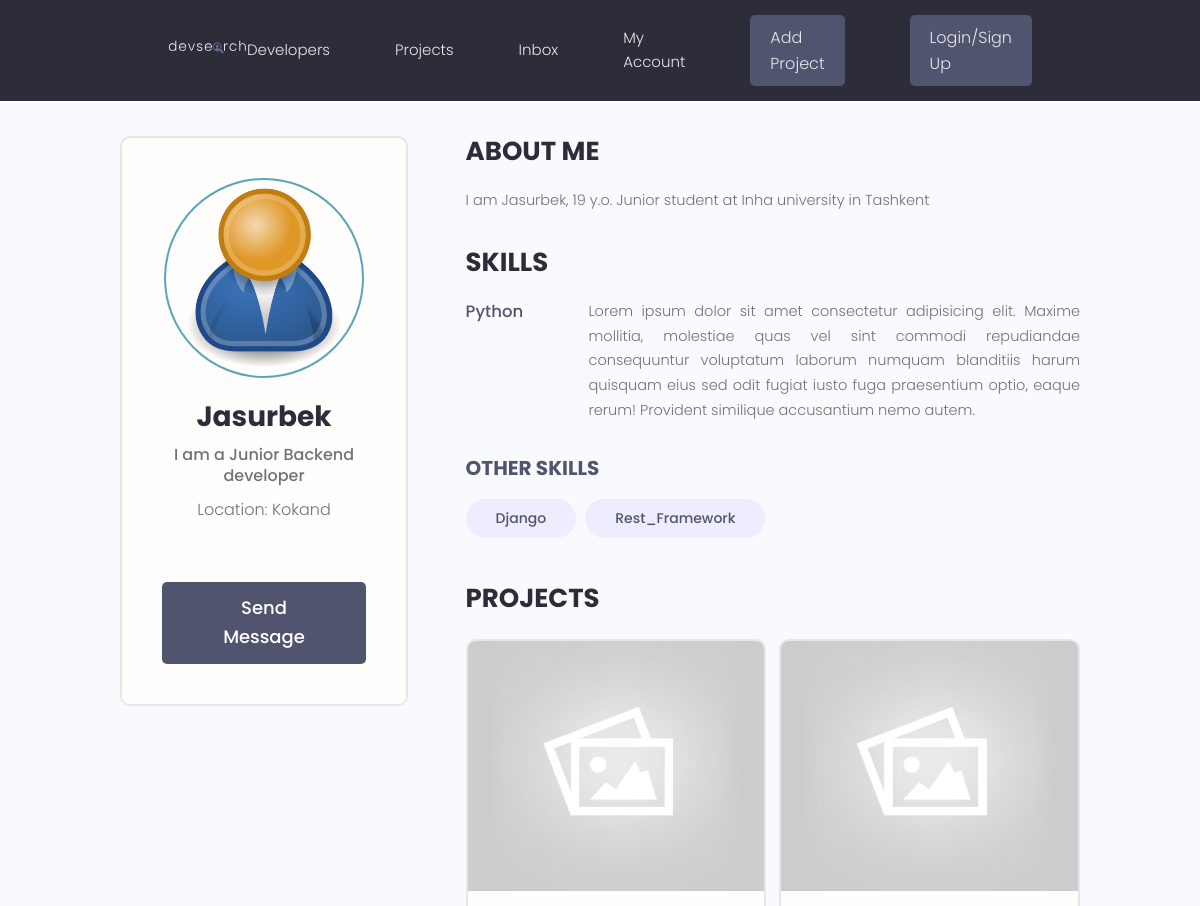
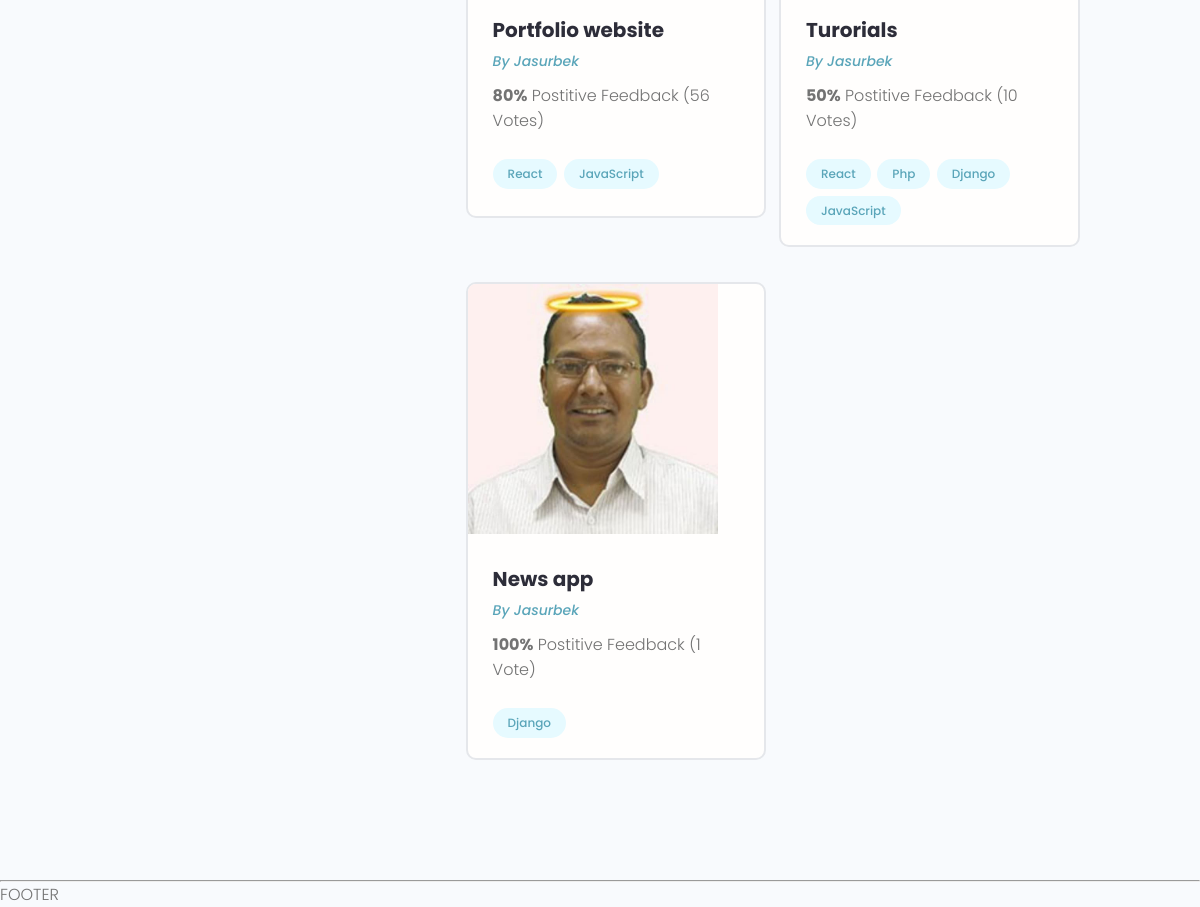
/profile/58c18535-b708-4484-aa52-cfd858b677a2/, run on the app's committed database (2 pictures, top to bottom).
### users/models.py (models this page shows, shortened)
class Profile(models.Model):
	user=models.OneToOneField(User, on_delete=models.CASCADE,null=True,blank=True)
	name=models.CharField(max_length=200,null=True,blank=True)
	username=models.CharField(max_length=200,null=True,blank=True)
	location=models.CharField(max_length=200,null=True,blank=True)
	email=models.EmailField(max_length=500, blank=True,null=True)
	short_intro=models.CharField(max_length=300,blank=True,null=True)
	bio=models.TextField(blank=True,null=True)
	profile_image=models.ImageField(null=True,blank=True,
	                                upload_to='profiles/',default="profiles/user-default.png")
	github=models.CharField(max_length=200,null=True,blank=True)
	stackoverflow=models.CharField(max_length=200,null=True,blank=True)
	twitter=models.CharField(max_length=200,null=True,blank=True)
	linkedin=models.CharField(max_length=200,null=True,blank=True)
	website=models.CharField(max_length=200,null=True,blank=True)
	created=models.DateTimeField(auto_now_add=True)
	id=models.UUIDField(default=uuid.uuid4,unique=True,
	                    primary_key=True,editable=False)

class Skill(models.Model):
	owner=models.ForeignKey(Profile,on_delete=models.CASCADE,null=True,blank=True)
	name=models.CharField(max_length=200,blank=True,null=True)
	description=models.TextField(null=True,blank=True)
	created=models.DateTimeField(auto_now_add=True)
	id = models.UUIDField( default=uuid.uuid4, unique=True,
	                       primary_key=True, editable=False )

### projects/models.py (models this page shows, shortened)
class Project(models.Model):
	owner=models.ForeignKey(Profile,null=True,blank=True,on_delete=models.SET_NULL)
	title=models.CharField(max_length=200)
	description=models.TextField(null=True,blank=True)
	featured_image=models.ImageField(null=True,blank=True,
	                                 default="default.jpg")
	demo_link=models.CharField(max_length=2000,null=True,blank=True)
	source_link=models.CharField(max_length=2000,null=True,blank=True)
	tags=models.ManyToManyField(Tag,blank=True)
	vote_total=models.IntegerField(default=0,null=True,blank=True)
	vote_ratio=models.IntegerField(default=0,null=True,blank=True)
	created=models.DateTimeField(auto_now_add=True)
	id=models.UUIDField(default=uuid.uuid4,unique=True,
	                    primary_key=True,editable=False)

class Tag(models.Model):
	name=models.CharField(max_length=200)
	created=models.DateTimeField(auto_now_add=True)
	id=models.UUIDField(default=uuid.uuid4,unique=True,
	                    primary_key=True,editable=False)
	def __str__(self):
		return self.name

### users/views.py (the view)
# urls.py: path('profile/<str:pk>/',views.userProfile, name="user-profile")
def userProfile(request,pk):
	profile=Profile.objects.get(id=pk)
	topSkills=profile.skill_set.exclude(description__exact="")
	otherSkills=profile.skill_set.filter(description="")
	context={'profile':profile,'topSkills':topSkills,'otherSkills':otherSkills}
	return render(request,'users/user-profile.html',context)

### users/templates/users/user-profile.html (shortened to what this page needs)
{% extends 'main.html' %}
{% block content %}
  <main class="profile my-md">
    <div class="container">
      <div class="layout">
        <div class="column column--1of3">
          <div class="card text-center">
            <div class="card__body dev">
              <img class="avatar avatar--xl" src="{{profile.profile_image.url}}" />
              <h2 class="dev__name">{{profile.name}}</h2>
              <p class="dev__title"> {{profile.short_intro}}</p>
              <p class="dev__location">Location: {{profile.location}}</p>
              <a href="#" class="btn btn--sub btn--lg">Send Message </a>
            </div>
          </div>
        </div>
        <div class="column column--2of3">
          <div class="devInfo">
            <h3 class="devInfo__title">About Me</h3>
            <p class="devInfo__about">
              {{profile.bio}}
            </p>
          </div>
          <div class="devInfo">
            <h3 class="devInfo__title">Skills</h3>
            <div class="devInfo__skills">
              {% for skill in topSkills %}
              <div class="devSkill">
                <h4 class="devSkill__title">{{skill.name}}</h4>
                <p class="devSkill__info"> {{skill.description}}</p>
              </div>
              {% endfor %}
              <h3 class="devInfo__subtitle">Other Skills</h3>
              <div class="devInfo__otherSkills">
                {% for skill in otherSkills %}
                <span class="tag tag--pill tag--sub tag--lg">
                  <small>{{skill.name}}</small>
                </span>
                {% endfor %}
              </div>
            </div>
          </div>
          <div class="devInfo">
            <h3 class="devInfo__title">Projects</h3>
            <div class="grid grid--two">
              {% for project in profile.project_set.all %}
              <div class="column">
                <div class="card project">
                  <a href="{% url 'project' project.id %}" class="project">
                    <img class="project__thumbnail" src="{{project.featured_image.url}}" alt="project thumbnail" />
                    <div class="card__body">
                      <h3 class="project__title">{{project.title}}</h3>
                      <p><a class="project__author" href="{% url 'user-profile' project.owner.id %}">By {{project.owner.name}}</a></p>
                      <p class="project--rating">
                        <span style="font-weight: bold;">{{project.vote_ratio}}%</span> Postitive
                        Feedback ({{project.vote_total}} Vote{{project.vote_total|pluralize:"s"}})
                      </p>
                      <div class="project__tags">
                        {% for tag in project.tags.all %}
                        <span class="tag tag--pill tag--main">
                          <small>{{tag}}</small>
                        </span>
                       {% endfor %}
                      </div>
                    </div>
                  </a>
                </div>
              </div>
              {% endfor %}
            </div>
          </div>
        </div>
      </div>
    </div>
  </main>
{% endblock content %}

### static/styles/app.css (style rules this page uses)
:root { --color-sub: #2d2d39; }
.btn--sub { background-color: var(--color-sub-light); }
.card { border: 2px solid var(--color-light); }
img { width: 100%; }
.profile .card > .dev { padding: 4rem; }
.dev__name { color: var(--color-sub); font-size: 2.8rem; font-weight: 700; margin-top: 1rem; margin-bottom: 0.5rem; }
.dev__title { font-size: 1.6rem; font-weight: 500; line-height: 1.3; }
.dev__location { margin-top: 1rem; }
.devInfo { margin-bottom: 3rem; }
.devInfo__title, .devInfo__subtitle { font-size: 2.6rem; color: var(--color-sub); text-transform: uppercase; font-weight: 700; margin-bottom: 1.5rem; }
.devInfo__subtitle { font-size: 2rem; color: var(--color-sub-light); }
.devInfo__about, .devSkill__info { font-size: 1.45rem; line-height: 1.7; text-align: justify; }
.devSkill { margin-bottom: 3rem; }
.devSkill__title { font-size: 1.65rem; font-weight: 500; color: var(--color-sub-light); }
@media screen and (min-width: 700px) { .devSkill { display: flex; justify-content: space-between; gap: 3rem; } }
@media screen and (min-width: 700px) { .devSkill__info { flex-basis: 80%; } }
.project__author { font-size: 1.4rem; font-style: italic; }
.project--rating { margin-bottom: 1.6em; margin-top: .5em; }
.project__thumbnail { height: 25rem; object-fit: cover; object-position: top center; }
.project__title { font-size: 2rem; font-weight: 700; color: var(--color-sub); }

### static/uikit/styles/modules/_variables.css (style rules this page uses)
:root { --color-main: #5aa5b9; --color-main-light: #e6faff; --color-sub: #3f4156; --color-sub-light: #51546e; --color-sub-lighter: #ededfd; --color-text: #737373; --color-gray: #8b8b8b; --color-light: #e5e7eb; --color-light-gray: #767676; --color-bg: #f8fafd; --color-white: #fffefd; --color-white-light: #f3f3f3; --color-success: #359e64; --color-success-bg: #def8e8; --color-error: #fc4b0b; --color-error-bg: #fff2ee; --font-base: 'Poppins', arial, helvetica, 'Segoe UI', roboto, ubuntu, sans-serif; --font-monospace: 'Fira Code', 'Courier New', courier, monospace; --font-regular: 300; --font-medium: 500; --font-bold: 700; --generic-shadow: 1px 1px 5px #00000010; --generic-transition: all 0.3s ease-in-out; }

### static/uikit/styles/modules/_base.css (style rules this page uses)
* { margin: 0; padding: 0; box-sizing: border-box; text-rendering: optimizeLegibility; color: inherit; font-size: inherit; }
html { font-size: 50%; }
@media only screen and (min-width: 480px) { html { font-size: 56.25%; } }
@media only screen and (min-width: 1200px) { html { font-size: 62.5%; } }
body { line-height: 1.6; font-weight: 400; font-size: 1.5rem; color: var(--color-text); background-color: var(--color-bg); min-height: 100vh; }

### static/uikit/styles/modules/_typography.css (style rules this page uses)
* { font-family: var(--font-base); }
h2 { font-size: 3.6rem; font-weight: var(--font-bold); }
h3 { font-size: 3.2rem; font-weight: var(--font-medium); }
h4 { font-size: 2.8rem; font-weight: var(--font-medium); }
p, span, strong { font-size: 1.6rem; color: var(--color-text); font-weight: var(--font-regular); }
a { padding-bottom: 2px; text-decoration: none; display: inline-block; color: var(--color-main); font-weight: var(--font-medium); }

### static/uikit/styles/modules/_utilities.css (style rules this page uses)
.container { width: 92%; max-width: 165rem; margin: 0 auto; box-sizing: border-box; }
@media screen and (min-width: 1000px) { .container { width: 90%; } }
@media screen and (min-width: 1200px) { .container { width: 80%; } }
.text-center { text-align: center; }
.my-md { margin: 3rem auto; }

### static/uikit/styles/modules/_avatar.css (style rules this page uses)
.avatar { border-radius: 50%; border: 2px solid var(--color-main); object-fit: cover; }
.avatar--xl { height: 20rem; width: 20rem; }

### static/uikit/styles/modules/_button.css (style rules this page uses)
.btn { display: inline-block; position: relative; cursor: pointer; background-color: var(--color-light); font-weight: var(--font-medium); color: var(--color-sub); text-decoration: none; padding: 1rem 2rem; border-radius: 0.5rem; border: none; width: -webkit-fit-content; width: -moz-fit-content; width: fit-content; height: -webkit-fit-content; height: -moz-fit-content; height: fit-content; font-size: 1.6rem; outline-width: 0; outline-color: transparent; -webkit-backface-visibility: hidden; backface-visibility: hidden; transition: all 0.3s ease-in-out; }
.btn--sub { background-color: var(--color-sub); color: var(--color-white); }
.btn--lg { font-size: 1.8rem; padding: 1.2rem 4.5rem; }

### static/uikit/styles/modules/_card.css (style rules this page uses)
.card { border-radius: 1rem; background-color: var(--color-white); border: 1.5px solid var(--color-light); width: auto; height: auto; margin-top: 0.5rem; margin-bottom: 0.5rem; overflow: hidden; }
.card__body, .card__header { padding: 2rem 2.5rem; }

### data on the page
Profile: profile_image (placeholder picture), name "Jasurbek", short_intro "I am a Junior Backend developer", location "Kokand", bio "I am Jasurbek, 19 y.o. Junior student at Inha university in Tashkent"
Skill: name "Python", description "Lorem ipsum dolor sit amet consectetur adipisicing elit. Maxime mollitia, molestiae quas vel sint commodi repudiandae consequuntur voluptatum laborum numquam blanditiis harum quisquam eius sed odit fugiat iusto fuga praesentium optio, eaque rerum! Provident similique accusantium nemo autem."
Skill: name "Django"
Skill: name "Rest_Framework"
Project: featured_image (placeholder picture), title "Portfolio website", owner.name "Jasurbek", vote_ratio "80", vote_total "56"
Tag: name "React"
Tag: name "JavaScript"
Project: featured_image (placeholder picture), title "Turorials", owner.name "Jasurbek", vote_ratio "50", vote_total "10"
Tag: name "Php"
Tag: name "Django"
Project: featured_image (picture), title "News app", owner.name "Jasurbek", vote_ratio "100", vote_total "1"
